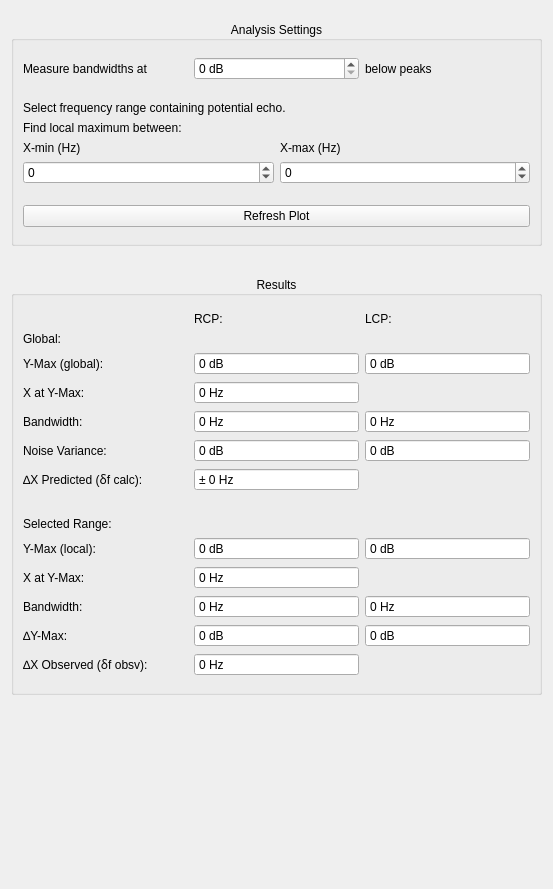
              <widget class="QWidget" name="scrollAreaWidgetContents_2">
               <property name="geometry">
                <rect>
                 <x>0</x>
                 <y>0</y>
                 <width>553</width>
                 <height>889</height>
                </rect>
               </property>
               <layout class="QVBoxLayout" name="verticalLayout_5">
                <item>
                 <layout class="QVBoxLayout" name="verticalLayout_4">
                  <property name="spacing">
                   <number>30</number>
                  </property>
                  <property name="topMargin">
                   <number>10</number>
                  </property>
                  <property name="bottomMargin">
                   <number>22</number>
                  </property>
                  <item>
                   <widget class="QGroupBox" name="group_settings">
                    <property name="title">
                     <string>Analysis Settings</string>
                    </property>
                    <property name="alignment">
                     <set>Qt::AlignCenter</set>
                    </property>
                    <layout class="QGridLayout" name="gridLayout_8">
                     <property name="topMargin">
                      <number>16</number>
                     </property>
                     <property name="bottomMargin">
                      <number>16</number>
                     </property>
                     <item row="0" column="0">
                      <layout class="QVBoxLayout" name="verticalLayout_2">
                       <item>
                        <layout class="QHBoxLayout" name="horizontalLayout_2">
                         <item>
                          <widget class="QLabel" name="label">
                           <property name="text">
                            <string>Measure bandwidths at</string>
                           </property>
                          </widget>
                         </item>
                         <item>
                          <widget class="QDoubleSpinBox" name="spin_measure_bandwidth_below">
                           <property name="suffix">
                            <string> dB</string>
                           </property>
                           <property name="decimals">
                            <number>0</number>
                           </property>
                           <property name="maximum">
                            <double>1000.000000000000000</double>
                           </property>
                          </widget>
                         </item>
                         <item>
                          <widget class="QLabel" name="label_2">
                           <property name="text">
                            <string>below peaks</string>
                           </property>
                          </widget>
                         </item>
                        </layout>
                       </item>
                       <item>
                        <spacer name="verticalSpacer_2">
                         <property name="orientation">
                          <enum>Qt::Vertical</enum>
                         </property>
                         <property name="sizeType">
                          <enum>QSizePolicy::Fixed</enum>
                         </property>
                         <property name="sizeHint" stdset="0">
                          <size>
                           <width>20</width>
                           <height>15</height>
                          </size>
                         </property>
                        </spacer>
                       </item>
                       <item>
                        <widget class="QLabel" name="label_3">
                         <property name="text">
                          <string>Select frequency range containing potential echo.</string>
                         </property>
                        </widget>
                       </item>
                       <item>
                        <layout class="QHBoxLayout" name="horizontalLayout_22">
                         <item>
                          <widget class="QLabel" name="label_20">
                           <property name="text">
                            <string>Find local maximum between:</string>
                           </property>
                          </widget>
                         </item>
                        </layout>
                       </item>
                       <item>
                        <layout class="QGridLayout" name="gridLayout_10">
                         <item row="1" column="0">
                          <widget class="QDoubleSpinBox" name="spin_x_min">
                           <property name="decimals">
                            <number>0</number>
                           </property>
                           <property name="minimum">
                            <double>-10000.000000000000000</double>
                           </property>
                           <property name="maximum">
                            <double>10000.000000000000000</double>
                           </property>
                          </widget>
                         </item>
                         <item row="1" column="1">
                          <widget class="QDoubleSpinBox" name="spin_x_max">
                           <property name="decimals">
                            <number>0</number>
                           </property>
                           <property name="minimum">
                            <double>-10000.000000000000000</double>
                           </property>
                           <property name="maximum">
                            <double>10000.000000000000000</double>
                           </property>
                          </widget>
                         </item>
                         <item row="0" column="0">
                          <widget class="QLabel" name="label_4">
                           <property name="text">
                            <string>X-min (Hz)</string>
                           </property>
                          </widget>
                         </item>
                         <item row="0" column="1">
                          <widget class="QLabel" name="label_5">
                           <property name="text">
                            <string>X-max (Hz)</string>
                           </property>
                          </widget>
                         </item>
                        </layout>
                       </item>
                       <item>
                        <spacer name="verticalSpacer_3">
                         <property name="orientation">
                          <enum>Qt::Vertical</enum>
                         </property>
                         <property name="sizeHint" stdset="0">
                          <size>
                           <width>20</width>
                           <height>15</height>
                          </size>
                         </property>
                        </spacer>
                       </item>
                       <item>
                        <widget class="QPushButton" name="btn_refresh_plot">
                         <property name="text">
                          <string>Refresh Plot</string>
                         </property>
                        </widget>
                       </item>
                      </layout>
                     </item>
                    </layout>
                   </widget>
                  </item>
                  <item>
                   <widget class="QGroupBox" name="group_results">
                    <property name="title">
                     <string>Results</string>
                    </property>
                    <property name="alignment">
                     <set>Qt::AlignCenter</set>
                    </property>
                    <layout class="QGridLayout" name="gridLayout_12">
                     <property name="topMargin">
                      <number>16</number>
                     </property>
                     <property name="bottomMargin">
                      <number>16</number>
                     </property>
                     <item row="0" column="0">
                      <layout class="QGridLayout" name="gridLayout_11">
                       <item row="0" column="1">
                        <widget class="QLabel" name="label_18">
                         <property name="text">
                          <string>RCP:</string>
                         </property>
                        </widget>
                       </item>
                       <item row="4" column="1">
                        <widget class="QDoubleSpinBox" name="spin_x_at_ymax_global">
                         <property name="readOnly">
                          <bool>true</bool>
                         </property>
                         <property name="buttonSymbols">
                          <enum>QAbstractSpinBox::NoButtons</enum>
                         </property>
                         <property name="suffix">
                          <string> Hz</string>
                         </property>
                         <property name="decimals">
                          <number>0</number>
                         </property>
                         <property name="minimum">
                          <double>-1000.000000000000000</double>
                         </property>
                         <property name="maximum">
                          <double>1000.000000000000000</double>
                         </property>
                        </widget>
                       </item>
                       <item row="6" column="1">
                        <widget class="QDoubleSpinBox" name="spin_bandwidth_global">
                         <property name="readOnly">
                          <bool>true</bool>
                         </property>
                         <property name="buttonSymbols">
                          <enum>QAbstractSpinBox::NoButtons</enum>
                         </property>
                         <property name="suffix">
                          <string> Hz</string>
                         </property>
                         <property name="decimals">
                          <number>0</number>
                         </property>
                         <property name="minimum">
                          <double>-1000.000000000000000</double>
                         </property>
                         <property name="maximum">
                          <double>1000.000000000000000</double>
                         </property>
                        </widget>
                       </item>
                       <item row="8" column="1">
                        <widget class="QDoubleSpinBox" name="spin_noise_variance_global">
                         <property name="readOnly">
                          <bool>true</bool>
                         </property>
                         <property name="buttonSymbols">
                          <enum>QAbstractSpinBox::NoButtons</enum>
                         </property>
                         <property name="suffix">
                          <string> dB</string>
                         </property>
                         <property name="decimals">
                          <number>0</number>
                         </property>
                         <property name="minimum">
                          <double>-1000.000000000000000</double>
                         </property>
                         <property name="maximum">
                          <double>1000.000000000000000</double>
                         </property>
                        </widget>
                       </item>
                       <item row="13" column="0">
                        <widget class="QLabel" name="label_11">
                         <property name="text">
                          <string>Selected Range:</string>
                         </property>
                        </widget>
                       </item>
                       <item row="20" column="1">
                        <widget class="QDoubleSpinBox" name="spin_delta_y">
                         <property name="readOnly">
                          <bool>true</bool>
                         </property>
                         <property name="buttonSymbols">
                          <enum>QAbstractSpinBox::NoButtons</enum>
                         </property>
                         <property name="suffix">
                          <string> dB</string>
                         </property>
                         <property name="decimals">
                          <number>0</number>
                         </property>
                         <property name="minimum">
                          <double>-1000.000000000000000</double>
                         </property>
                         <property name="maximum">
                          <double>1000.000000000000000</double>
                         </property>
                        </widget>
                       </item>
                       <item row="8" column="2">
                        <widget class="QDoubleSpinBox" name="spin_noise_variance_global_LCP">
                         <property name="readOnly">
                          <bool>true</bool>
                         </property>
                         <property name="buttonSymbols">
                          <enum>QAbstractSpinBox::NoButtons</enum>
                         </property>
                         <property name="suffix">
                          <string> dB</string>
                         </property>
                         <property name="decimals">
                          <number>0</number>
                         </property>
                         <property name="minimum">
                          <double>-1000.000000000000000</double>
                         </property>
                         <property name="maximum">
                          <double>1000.000000000000000</double>
                         </property>
                        </widget>
                       </item>
                       <item row="22" column="1">
                        <widget class="QDoubleSpinBox" name="spin_delta_x_observed">
                         <property name="readOnly">
                          <bool>true</bool>
                         </property>
                         <property name="buttonSymbols">
                          <enum>QAbstractSpinBox::NoButtons</enum>
                         </property>
                         <property name="suffix">
                          <string> Hz</string>
                         </property>
                         <property name="decimals">
                          <number>0</number>
                         </property>
                         <property name="minimum">
                          <double>-1000.000000000000000</double>
                         </property>
                         <property name="maximum">
                          <double>1000.000000000000000</double>
                         </property>
                        </widget>
                       </item>
                       <item row="18" column="1">
                        <widget class="QDoubleSpinBox" name="spin_bandwidth_local">
                         <property name="readOnly">
                          <bool>true</bool>
                         </property>
                         <property name="buttonSymbols">
                          <enum>QAbstractSpinBox::NoButtons</enum>
                         </property>
                         <property name="suffix">
                          <string> Hz</string>
                         </property>
                         <property name="decimals">
                          <number>0</number>
                         </property>
                         <property name="minimum">
                          <double>-1000.000000000000000</double>
                         </property>
                         <property name="maximum">
                          <double>1000.000000000000000</double>
                         </property>
                        </widget>
                       </item>
                       <item row="12" column="0">
                        <spacer name="verticalSpacer">
                         <property name="orientation">
                          <enum>Qt::Vertical</enum>
                         </property>
                         <property name="sizeType">
                          <enum>QSizePolicy::Fixed</enum>
                         </property>
                         <property name="sizeHint" stdset="0">
                          <size>
                           <width>20</width>
                           <height>20</height>
                          </size>
                         </property>
                        </spacer>
                       </item>
                       <item row="14" column="1">
                        <widget class="QDoubleSpinBox" name="spin_ymax_local">
                         <property name="readOnly">
                          <bool>true</bool>
                         </property>
                         <property name="buttonSymbols">
                          <enum>QAbstractSpinBox::NoButtons</enum>
                         </property>
                         <property name="suffix">
                          <string> dB</string>
                         </property>
                         <property name="decimals">
                          <number>0</number>
                         </property>
                         <property name="minimum">
                          <double>-1000.000000000000000</double>
                         </property>
                         <property name="maximum">
                          <double>1000.000000000000000</double>
                         </property>
                        </widget>
                       </item>
                       <item row="18" column="2">
                        <widget class="QDoubleSpinBox" name="spin_bandwidth_local_LCP">
                         <property name="readOnly">
                          <bool>true</bool>
                         </property>
                         <property name="buttonSymbols">
                          <enum>QAbstractSpinBox::NoButtons</enum>
                         </property>
                         <property name="suffix">
                          <string> Hz</string>
                         </property>
                         <property name="decimals">
                          <number>0</number>
                         </property>
                         <property name="minimum">
                          <double>-1000.000000000000000</double>
                         </property>
                         <property name="maximum">
                          <double>1000.000000000000000</double>
                         </property>
                        </widget>
                       </item>
                       <item row="2" column="2">
                        <widget class="QDoubleSpinBox" name="spin_ymax_global_LCP">
                         <property name="readOnly">
                          <bool>true</bool>
                         </property>
                         <property name="buttonSymbols">
                          <enum>QAbstractSpinBox::NoButtons</enum>
                         </property>
                         <property name="suffix">
                          <string> dB</string>
                         </property>
                         <property name="decimals">
                          <number>0</number>
                         </property>
                         <property name="minimum">
                          <double>-1000.000000000000000</double>
                         </property>
                         <property name="maximum">
                          <double>1000.000000000000000</double>
                         </property>
                        </widget>
                       </item>
                       <item row="1" column="0">
                        <widget class="QLabel" name="label_15">
                         <property name="text">
                          <string>Global:</string>
                         </property>
                        </widget>
                       </item>
                       <item row="16" column="1">
                        <widget class="QDoubleSpinBox" name="spin_x_at_ymax_local">
                         <property name="readOnly">
                          <bool>true</bool>
                         </property>
                         <property name="buttonSymbols">
                          <enum>QAbstractSpinBox::NoButtons</enum>
                         </property>
                         <property name="suffix">
                          <string> Hz</string>
                         </property>
                         <property name="decimals">
                          <number>0</number>
                         </property>
                         <property name="minimum">
                          <double>-1000.000000000000000</double>
                         </property>
                         <property name="maximum">
                          <double>1000.000000000000000</double>
                         </property>
                        </widget>
                       </item>
                       <item row="20" column="2">
                        <widget class="QDoubleSpinBox" name="spin_delta_y_LCP">
                         <property name="readOnly">
                          <bool>true</bool>
                         </property>
                         <property name="buttonSymbols">
                          <enum>QAbstractSpinBox::NoButtons</enum>
                         </property>
                         <property name="suffix">
                          <string> dB</string>
                         </property>
                         <property name="decimals">
                          <number>0</number>
                         </property>
                         <property name="minimum">
                          <double>-1000.000000000000000</double>
                         </property>
                         <property name="maximum">
                          <double>1000.000000000000000</double>
                         </property>
                        </widget>
                       </item>
                       <item row="6" column="2">
                        <widget class="QDoubleSpinBox" name="spin_bandwidth_global_LCP">
                         <property name="readOnly">
                          <bool>true</bool>
                         </property>
                         <property name="buttonSymbols">
                          <enum>QAbstractSpinBox::NoButtons</enum>
                         </property>
                         <property name="suffix">
                          <string> Hz</string>
                         </property>
                         <property name="decimals">
                          <number>0</number>
                         </property>
                         <property name="minimum">
                          <double>-1000.000000000000000</double>
                         </property>
                         <property name="maximum">
                          <double>1000.000000000000000</double>
                         </property>
                        </widget>
                       </item>
                       <item row="0" column="2">
                        <widget class="QLabel" name="label_19">
                         <property name="text">
                          <string>LCP:</string>
                         </property>
                        </widget>
                       </item>
                       <item row="10" column="1">
                        <widget class="QDoubleSpinBox" name="spin_delta_x_predict">
                         <property name="readOnly">
                          <bool>true</bool>
                         </property>
                         <property name="buttonSymbols">
                          <enum>QAbstractSpinBox::NoButtons</enum>
                         </property>
                         <property name="prefix">
                          <string>± </string>
                         </property>
                         <property name="suffix">
                          <string> Hz</string>
                         </property>
                         <property name="decimals">
                          <number>0</number>
                         </property>
                         <property name="minimum">
                          <double>0.000000000000000</double>
                         </property>
                         <property name="maximum">
                          <double>1000.000000000000000</double>
                         </property>
                        </widget>
                       </item>
                       <item row="2" column="1">
                        <widget class="QDoubleSpinBox" name="spin_ymax_global">
                         <property name="readOnly">
                          <bool>true</bool>
                         </property>
                         <property name="buttonSymbols">
                          <enum>QAbstractSpinBox::NoButtons</enum>
                         </property>
                         <property name="suffix">
                          <string> dB</string>
                         </property>
                         <property name="decimals">
                          <number>0</number>
                         </property>
                         <property name="minimum">
                          <double>-1000.000000000000000</double>
                         </property>
                         <property name="maximum">
                          <double>1000.000000000000000</double>
                         </property>
                        </widget>
                       </item>
                       <item row="14" column="2">
                        <widget class="QDoubleSpinBox" name="spin_ymax_local_LCP">
                         <property name="readOnly">
                          <bool>true</bool>
                         </property>
                         <property name="buttonSymbols">
                          <enum>QAbstractSpinBox::NoButtons</enum>
                         </property>
                         <property name="suffix">
                          <string> dB</string>
                         </property>
                         <property name="decimals">
                          <number>0</number>
                         </property>
                         <property name="minimum">
                          <double>-1000.000000000000000</double>
                         </property>
                         <property name="maximum">
                          <double>1000.000000000000000</double>
                         </property>
                        </widget>
                       </item>
                       <item row="6" column="0">
                        <layout class="QHBoxLayout" name="horizontalLayout_25">
                         <item>
                          <widget class="QLabel" name="label_8">
                           <property name="text">
                            <string>Bandwidth:</string>
                           </property>
                          </widget>
                         </item>
                        </layout>
                       </item>
                       <item row="2" column="0">
                        <layout class="QHBoxLayout" name="horizontalLayout_23">
                         <item>
                          <widget class="QLabel" name="label_6">
                           <property name="text">
                            <string>Y-Max (global):</string>
                           </property>
                          </widget>
                         </item>
                        </layout>
                       </item>
                       <item row="4" column="0">
                        <layout class="QHBoxLayout" name="horizontalLayout_24">
                         <item>
                          <widget class="QLabel" name="label_7">
                           <property name="text">
                            <string>X at Y-Max:</string>
                           </property>
                          </widget>
                         </item>
                        </layout>
                       </item>
                       <item row="8" column="0">
                        <layout class="QHBoxLayout" name="horizontalLayout_26">
                         <item>
                          <widget class="QLabel" name="label_9">
                           <property name="text">
                            <string>Noise Variance:</string>
                           </property>
                          </widget>
                         </item>
                        </layout>
                       </item>
                       <item row="10" column="0">
                        <layout class="QHBoxLayout" name="horizontalLayout_27">
                         <item>
                          <widget class="QLabel" name="label_10">
                           <property name="text">
                            <string>∆X Predicted (ẟf calc):</string>
                           </property>
                          </widget>
                         </item>
                        </layout>
                       </item>
                       <item row="14" column="0">
                        <layout class="QHBoxLayout" name="horizontalLayout_28">
                         <item>
                          <widget class="QLabel" name="label_12">
                           <property name="text">
                            <string>Y-Max (local):</string>
                           </property>
                          </widget>
                         </item>
                        </layout>
                       </item>
                       <item row="16" column="0">
                        <layout class="QHBoxLayout" name="horizontalLayout_29">
                         <item>
                          <widget class="QLabel" name="label_13">
                           <property name="text">
                            <string>X at Y-Max:</string>
                           </property>
                          </widget>
                         </item>
                        </layout>
                       </item>
                       <item row="18" column="0">
                        <layout class="QHBoxLayout" name="horizontalLayout_30">
                         <item>
                          <widget class="QLabel" name="label_14">
                           <property name="text">
                            <string>Bandwidth:</string>
                           </property>
                          </widget>
                         </item>
                        </layout>
                       </item>
                       <item row="20" column="0">
                        <layout class="QHBoxLayout" name="horizontalLayout_31">
                         <item>
                          <widget class="QLabel" name="label_16">
                           <property name="text">
                            <string>∆Y-Max:</string>
                           </property>
                          </widget>
                         </item>
                        </layout>
                       </item>
                       <item row="22" column="0">
                        <layout class="QHBoxLayout" name="horizontalLayout_32">
                         <item>
                          <widget class="QLabel" name="label_17">
                           <property name="text">
                            <string>∆X Observed (ẟf obsv):</string>
                           </property>
                          </widget>
                         </item>
                        </layout>
                       </item>
                      </layout>
                     </item>
                    </layout>
                   </widget>
                  </item>
                  <item>
                   <spacer name="verticalSpacer_5">
                    <property name="orientation">
                     <enum>Qt::Vertical</enum>
                    </property>
                    <property name="sizeHint" stdset="0">
                     <size>
                      <width>20</width>
                      <height>10</height>
                     </size>
                    </property>
                   </spacer>
                  </item>
                 </layout>
                </item>
               </layout>
              </widget>
